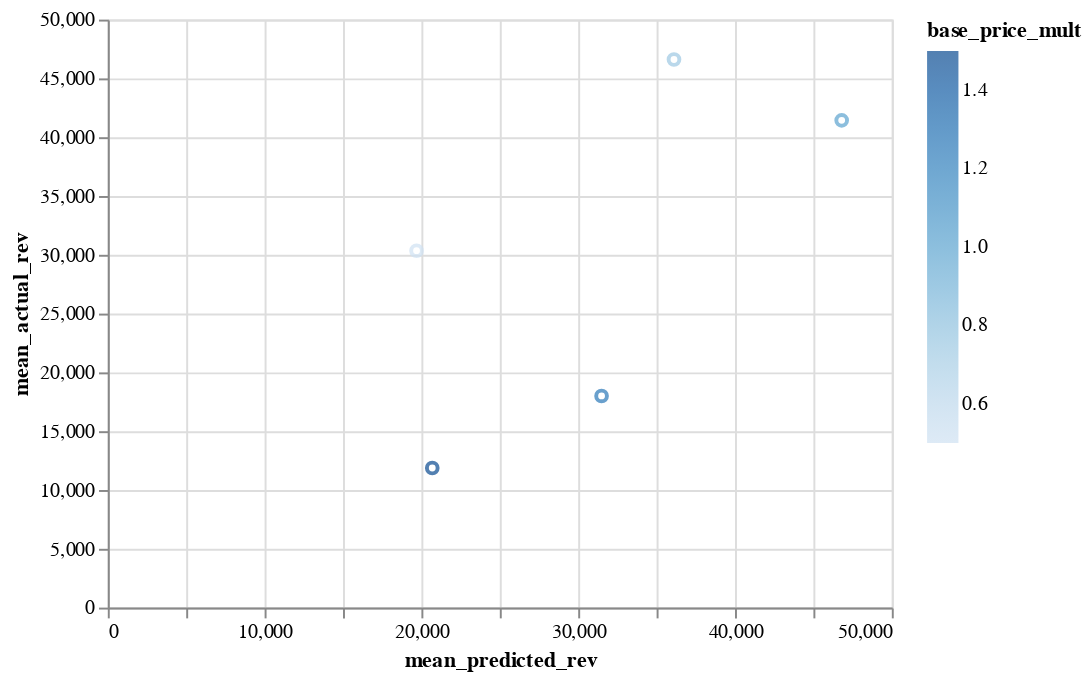

Source (notebook cell):
### Markdown cell above
# Diagnostics and Experiment With Different Pricing Strategies

We can use the simulator to test he performance of an arbitrary pricing function.

As a simple experiemnt, we first estimate revenue per flight when multiplying all prices from the existing pricing function by various constants.

Results shown below

### Code cell
from sem_policy_opt.diagnostics import test_pricing_multipliers

price_comparison = test_pricing_multipliers(simple_price_fn, np.linspace(0.5, 1.5, 5), sim_market, real_market)

print(price_comparison)
price_comparison.plot.scatter(x='mean_predicted_rev', y='mean_actual_rev', c='base_price_mult', colormap='viridis')

### Figure 1 — Vega-Lite specification as saved in the notebook (floating-point values rounded to 4 significant figures)
{"$schema": "https://vega.github.io/schema/vega-lite/v2.6.0.json", "config": {"view": {"height": 300, "width": 400}}, "data": {"name": "data-4d3ea74d4382e0d0547e7fb22faced3a"}, "datasets": {"data-4d3ea74d4382e0d0547e7fb22faced3a": [{"base_price_mult": 0.5, "mean_actual_rev": 30350.0, "mean_predicted_rev": 19690.0}, {"base_price_mult": 0.75, "mean_actual_rev": 46610.0, "mean_predicted_rev": 36110.0}, {"base_price_mult": 1, "mean_actual_rev": 41440.0, "mean_predicted_rev": 46800.0}, {"base_price_mult": 1.25, "mean_actual_rev": 18000.0, "mean_predicted_rev": 31490.0}, {"base_price_mult": 1.5, "mean_actual_rev": 11870.0, "mean_predicted_rev": 20690.0}]}, "encoding": {"color": {"field": "base_price_mult", "type": "quantitative"}, "tooltip": {"field": "base_price_mult", "type": "quantitative"}, "x": {"field": "mean_predicted_rev", "type": "quantitative"}, "y": {"field": "mean_actual_rev", "type": "quantitative"}}, "mark": "point"}
